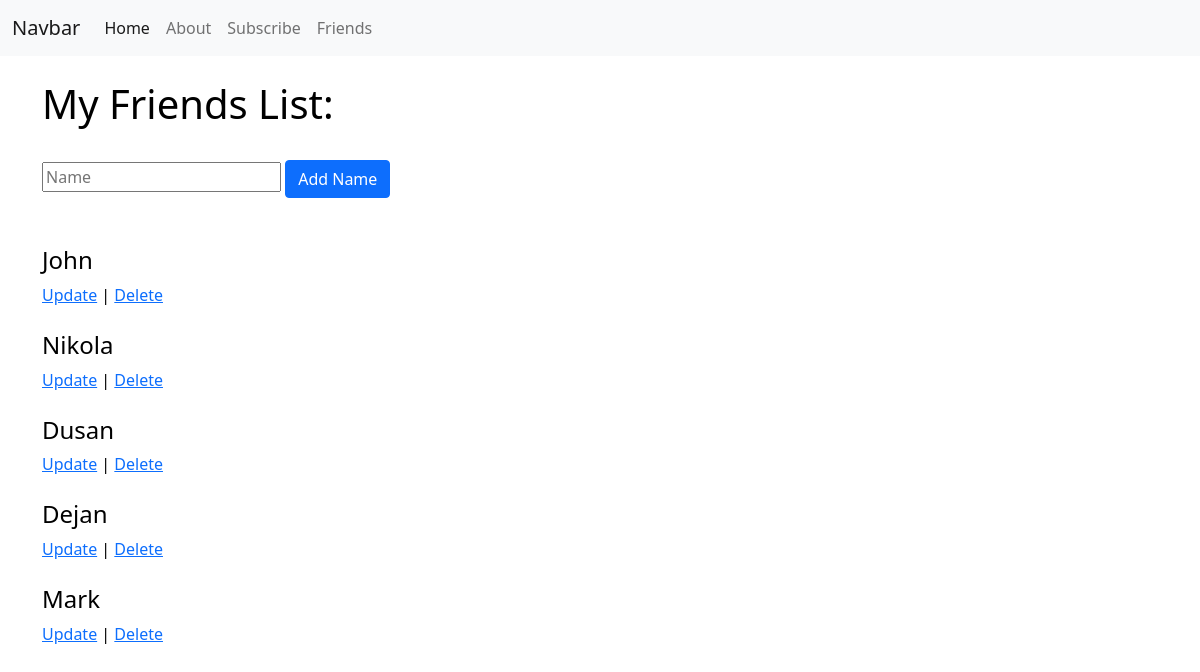
Screenshot of /friends with the database file from the repository.
### app.py (models this page shows, shortened)
class Friends(db.Model):
	id = db.Column(db.Integer, primary_key=True)
	name = db.Column(db.String(200), nullable=False)
	date = db.Column(db.DateTime, default=datetime.utcnow)

### app.py (the view)
@app.route('/friends', methods=['POST', 'GET'])
def friends():
	title = 'My Friends List'
	if request.method == 'POST':
		friend_name = request.form['name']
		new_friend = Friends(name=friend_name)
		try:
			db.session.add(new_friend)
			db.session.commit()
			return redirect('/friends')
		except:
			return 'There was an error adding'
	else:
		friends = Friends.query.order_by(Friends.date)
		return render_template('friends.html', title=title, friends=friends)

### templates/friends.html
{% extends 'base.html' %}
{% block content %}
<div class="container">
  	<h1>{{ title }}: </h1>
  	<br>
  	<form action="/friends" method="POST">
  		<input type="text" name="name" placeholder="Name">
  		<input type="submit" value="Add Name" class="btn btn-primary">
  	</form>
  <br><br>
  {% for friend in friends %}
  	<h4>{{ friend.name }}</h4><a href="/update/{{ friend.id }}">Update</a> | <a href="/delete/{{ friend.id }}">Delete</a><br><br>
  {% endfor %}
</div>
{% endblock %}

### static/css/style.css (style rules this page uses)
body { background-color: white; color: black; }

### rows the page displays
Friends: name "John"
Friends: name "Nikola"
Friends: name "Dusan"
Friends: name "Dejan"
Friends: name "Mark"

### other values shown
{{ title }} "My Friends List"
